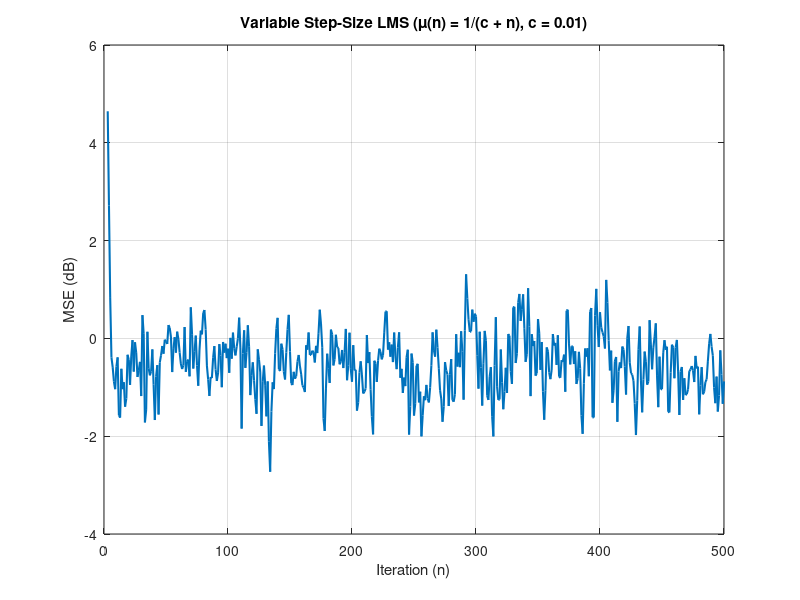
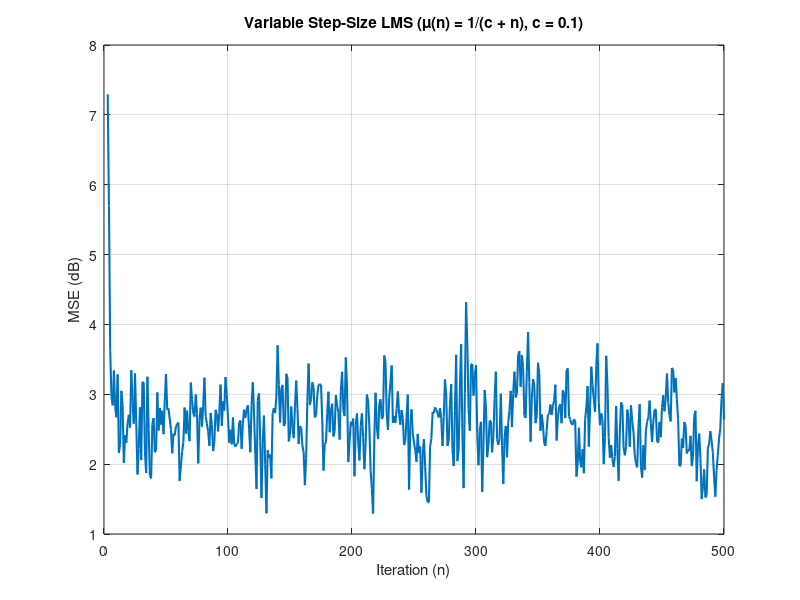
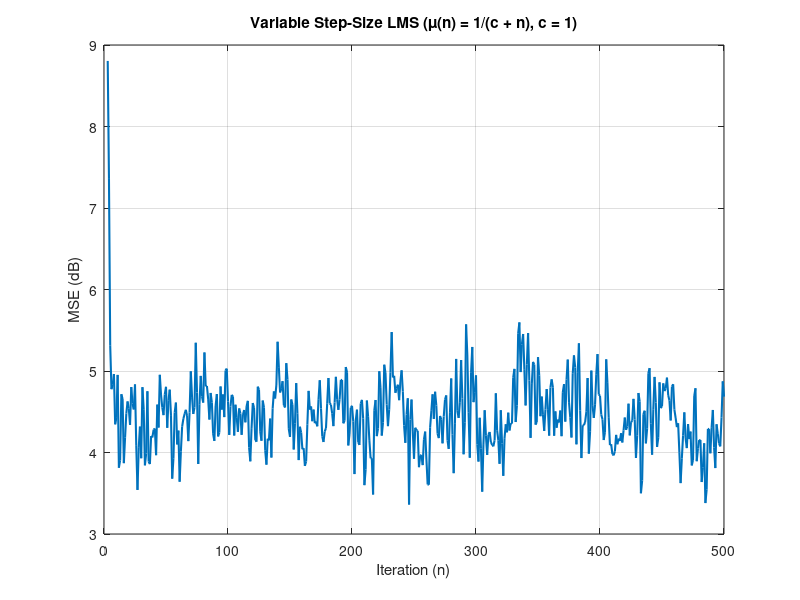
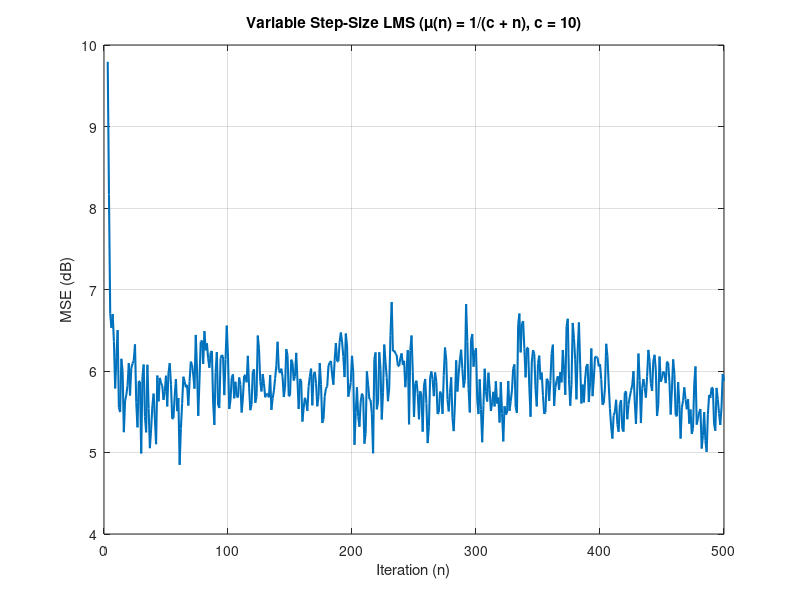

Write MATLAB code to recreate these figures, in order.
clc, clearvars, close all; 

% lets use the linear predictor from c9_1 
N = 500; 
no_realizations = 100; 

% mulist= [0.05, 0.01];
p = 2; % filter order 
a = [1.2728, -0.81];
% a = [0.1, 0.8]; 
sigma_v2 = 0.25; 
MSE = zeros(N,no_realizations);
w_total = zeros(p,no_realizations);
cvals = [0.01, 0.1, 1, 10, 100];
for cidx = 1: length(cvals)
    c = cvals(cidx)
for realization = 1:no_realizations
    v = sqrt(sigma_v2) * randn(N, 1);
    x = zeros(N, 1);
    x(1:2) = randn(2,1);
    for n = 3:N
        x(n) = a(1)*x(n-1) + a(2)*x(n-2) + v(n);
    end

    w = zeros(p, 1);

    for n = p+1:N
        x_vec = x(n-1:-1:n-p);
        d = x(n);
        y = w' * x_vec;
        e = d - y;
        mu_n = 1/(c+n^2);
        w = w + mu_n * e * x_vec;
        MSE(n) = MSE(n) + e^2;
    end
end

% Average MSE over realizations
MSE_avg = mean(MSE, 2);


% Plot MSE
figure;
plot(10*log10(MSE_avg), 'LineWidth', 1.5);
title(['Variable Step-Size LMS (\mu(n) = 1/(c + n), c = ' num2str(c) ')']);
xlabel('Iteration (n)');
ylabel('MSE (dB)');
grid on;
end